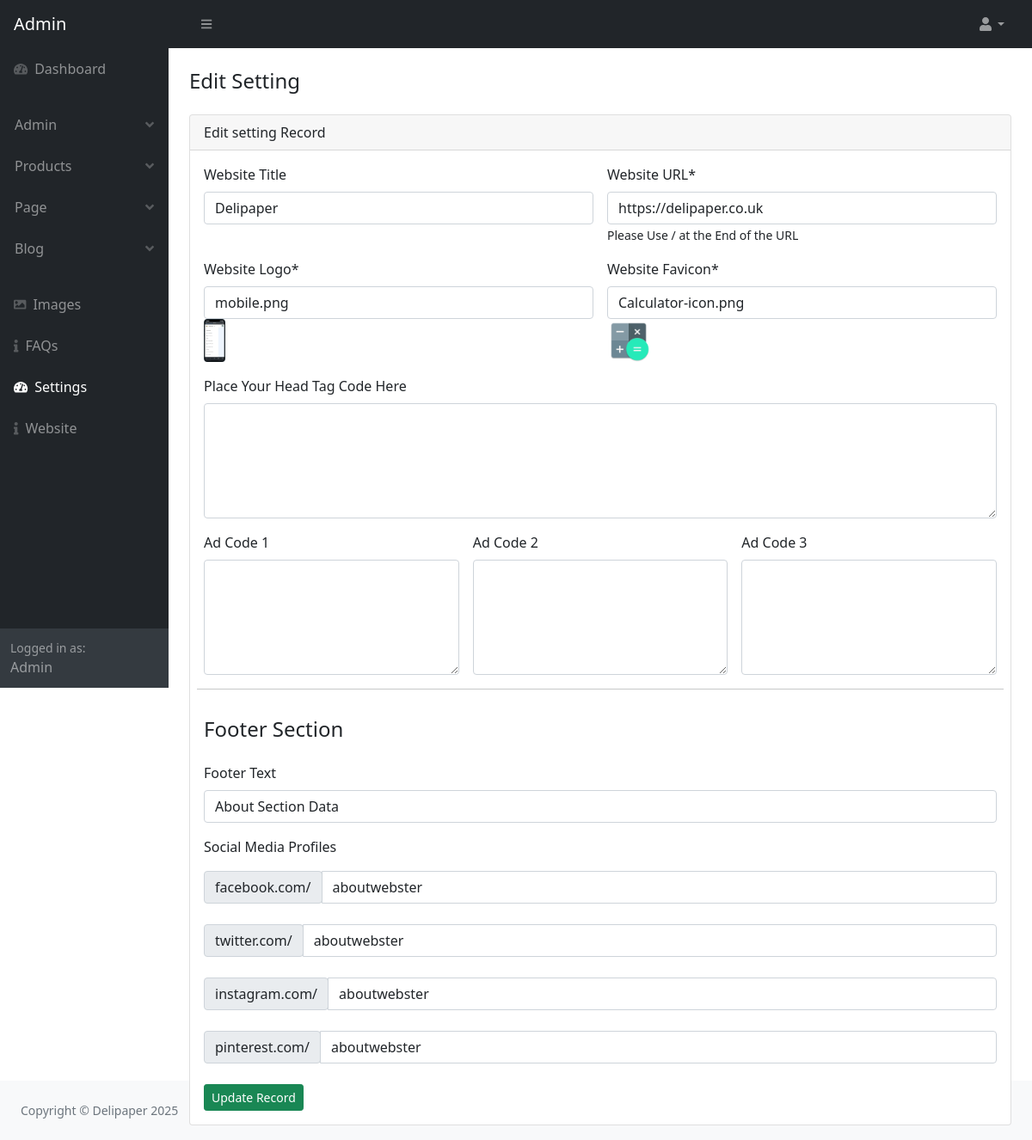
The app's page /admin/setting.php (signed in), older data.
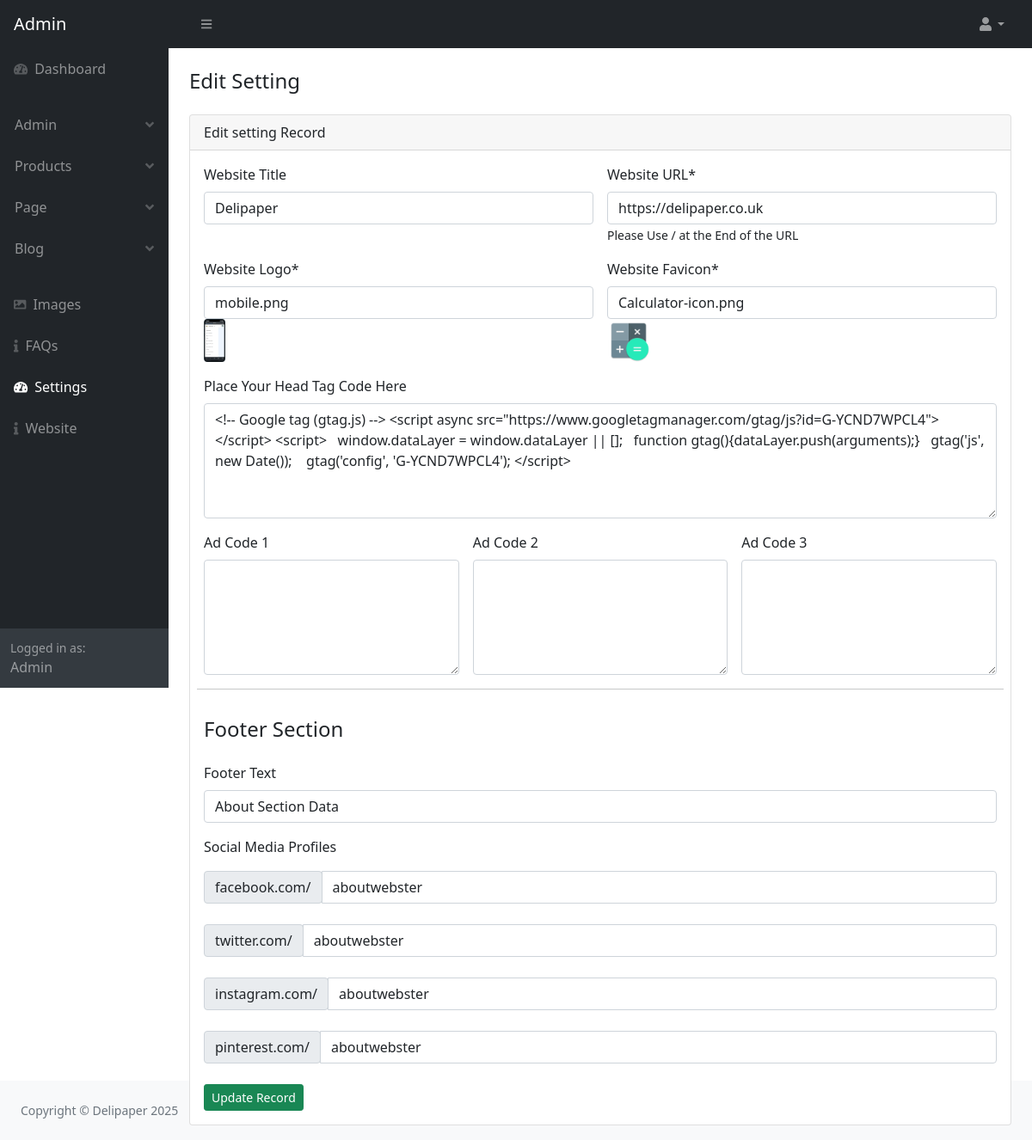
The same page, newer data.
### tables this page shows
CREATE TABLE `setting` (
  `setting_id` int(11) NOT NULL AUTO_INCREMENT,
  `website_title` varchar(500) NOT NULL,
  `website_url` varchar(500) NOT NULL,
  `website_logo` varchar(500) NOT NULL,
  `website_favicon` varchar(500) NOT NULL,
  `website_head_code` text NOT NULL,
  `ad_code_one` text NOT NULL,
  `ad_code_two` text NOT NULL,
  `ad_code_three` text NOT NULL,
  `footer_text` text NOT NULL,
  `facebook` varchar(255) NOT NULL,
  `twitter` varchar(255) NOT NULL,
  `instagram` varchar(25) NOT NULL,
  `pinterest` varchar(255) NOT NULL,
  PRIMARY KEY (`setting_id`)
);

### admin/setting.php (the view, shortened to what this page needs)
<?php
$page = "setting";
require_once('parts/top.php'); ?>
</head>
<body class="sb-nav-fixed">
    <?php require_once('parts/navbar.php'); ?>
    <div id="layoutSidenav">
        <?php require_once('parts/sidebar.php'); ?>
        <div id="layoutSidenav_content">
            <main>
                <div class="main-content-container container-fluid px-4">
                    <div class="page-header ">
                        <div class="col-12 mt-4  mb-4 ">
                            <h4 class="mb-3">Edit Setting</h4>
                        </div>
                    </div>
                    <div class="card mb-1">
                        <div class="card-header">
                            Edit setting Record
                        </div>
                        <div class="card-body">
                            <form class="row g-3" action="" method="post" enctype="multipart/form-data">
                                <div class="col-md-6">
                                    <label class="form-label">Website Title</label>
                                    <input type="text" name="website_title" value="<?php echo $website_title; ?>"
                                        class="form-control" autofocus required />
                                </div>
                                <div class="col-md-6">
                                    <label class="form-label">Website URL*</label>
                                    <input type="url" name="website_url" value="<?php echo $website_url; ?>"
                                        class="form-control" required />
                                    <small>Please Use / at the End of the URL</small>
                                </div>
                                <div class="col-md-6">
                                    <label class="form-label">Website Logo*</label>
                                    <input type="text" name="website_logo" value="<?php echo $website_logo; ?>"
                                        class="form-control">
                                    <img src="assets/img/<?php echo $website_logo; ?>" height="50px">
                                </div>
                                <div class="col-md-6">
                                    <label class="form-label">Website Favicon*</label>
                                    <input type="text" name="website_favicon" value="<?php echo $website_favicon; ?>"
                                        class="form-control">
                                    <img src="assets/img/<?php echo $website_favicon; ?>" height="50px">
                                </div>
                                <div class="col-md-12">
                                    <label class="form-label">Place Your Head Tag Code Here</label>
                                    <textarea id="" rows="5" name="website_head_code"
                                        class="form-control"><?php echo $website_head_code; ?></textarea>
                                </div>
                                <br>
                                <div class="col-md-4">
                                    <label class="form-label">Ad Code 1</label>
                                    <textarea id="" rows="5" name="ad_code_one"
                                        class="form-control"><?php echo $ad_code_one; ?></textarea>
                                </div>
                                <div class="col-md-4">
                                    <label class="form-label">Ad Code 2</label>
                                    <textarea id="" rows="5" name="ad_code_two"
                                        class="form-control"><?php echo $ad_code_two; ?></textarea>
                                </div>
                                <div class="col-md-4">
                                    <label class="form-label">Ad Code 3</label>
                                    <textarea id="" rows="5" name="ad_code_three"
                                        class="form-control"><?php echo $ad_code_three; ?></textarea>
                                </div>
                                <hr>
                                <h4>Footer Section</h4>
                                <div class="col-md-12">
                                    <label class="form-label">Footer Text</label>
                                    <input type="text" name="footer_text" value="<?php echo $footer_text; ?>"
                                        class="form-control" required />
                                </div>
                                <label for="basic-url">Social Media Profiles</label>
                                <div class="input-group mb-2">
                                    <div class="input-group-prepend">
                                        <span class="input-group-text" id="basic-addon3">facebook.com/</span>
                                    </div>
                                    <input type="text" class="form-control" value="<?php echo $facebook; ?>"
                                        name="facebook" id="basic-url" aria-describedby="basic-addon3">
                                </div>
                                <div class="input-group mb-2">
                                    <div class="input-group-prepend">
                                        <span class="input-group-text" id="basic-addon3">twitter.com/</span>
                                    </div>
                                    <input type="text" class="form-control" value="<?php echo $twitter; ?>"
                                        name="twitter" id="basic-url" aria-describedby="basic-addon3">
                                </div>
                                <div class="input-group mb-2">
                                    <div class="input-group-prepend">
                                        <span class="input-group-text" id="basic-addon3">instagram.com/</span>
                                    </div>
                                    <input type="text" class="form-control" value="<?php echo $instagram; ?>"
                                        name="instagram" id="basic-url" aria-describedby="basic-addon3">
                                </div>
                                <div class="input-group mb-2">
                                    <div class="input-group-prepend">
                                        <span class="input-group-text" id="basic-addon3">pinterest.com/</span>
                                    </div>
                                    <input type="text" class="form-control" value="<?php echo $pinterest; ?>"
                                        name="pinterest" id="basic-url" aria-describedby="basic-addon3">
                                </div>
                                <br>
                                <div class="col-md-12">
                                    <input type="submit" name="insert_btn" class="btn btn-sm btn-success"
                                        value="Update Record" />
                                </div>
                            </form>
                        </div>
                    </div>
                </div>
        </div>
    </div>
    <?php require_once('parts/footer.php'); ?>
</body>
</html>

### admin/parts/top.php (shortened to what this page needs)
<?php
require_once('parts/db.php');
	if(!isset($_SESSION['admin_email'])){
		echo "<script>window.open('login.php','_self');</script>";
	}else{
		$admin_email = $_SESSION['admin_email'];
		  $select_admin = "SELECT * FROM admin WHERE admin_email='$admin_email' ";
                    $run_admin = mysqli_query($conn,$select_admin);
                    $row_admin = mysqli_fetch_array($run_admin);
						$admin_name = $row_admin['admin_name'];
						$admin_role = $row_admin['admin_role'];
	}
				$select_setting = "SELECT * FROM setting ";
				$run_setting = mysqli_query($conn,$select_setting);
				$row_setting = mysqli_fetch_array($run_setting);
					$website_title = $row_setting['website_title'];
					$website_url = $row_setting['website_url'];
					$website_logo = $row_setting['website_logo'];
					$website_favicon = $row_setting['website_favicon'];
					$website_head_code = $row_setting['website_head_code'];
					$footer_text = $row_setting['footer_text'];
					$facebook = $row_setting['facebook'];
					$twitter = $row_setting['twitter'];
					$instagram = $row_setting['instagram'];
					$pinterest = $row_setting['pinterest'];
?>
<!DOCTYPE html>
<html lang="en">
<head>
    <link href="https://cdn.jsdelivr.net/npm/simple-datatables@latest/dist/style.css" rel="stylesheet" />
    <link href="css/styles.css" rel="stylesheet" />

### admin/parts/navbar.php (shortened to what this page needs)
<nav class="sb-topnav navbar navbar-expand navbar-dark bg-dark">
    <a class="navbar-brand ps-3" href="index.php">Admin</a>
    <button class="btn btn-link btn-sm order-1 order-lg-0 me-4 me-lg-0" id="sidebarToggle" href="#!"><i
            class="fas fa-bars"></i></button>
    <ul class="navbar-nav ms-auto ms-md-0 me-3 me-lg-4">
        <li class="nav-item dropdown">
            <a class="nav-link dropdown-toggle" id="navbarDropdown" href="#" role="button" data-bs-toggle="dropdown"
                aria-expanded="false"><i class="fas fa-user fa-fw"></i></a>
        </li>
    </ul>
</nav>

### admin/parts/sidebar.php (shortened to what this page needs)
<div id="layoutSidenav_nav">
    <nav class="sb-sidenav accordion sb-sidenav-dark" id="sidenavAccordion">
        <div class="sb-sidenav-menu">
            <div class="nav">
                <?php
                       if ($admin_role == "admin") {
                       ?>
                <a class="nav-link" href="index.php">
                    <div class="sb-nav-link-icon"><i class="fas fa-tachometer-alt"></i></div>
                    Dashboard
                </a>
                <?php }?>
                <ul class="navbar-nav p-3 btn ">
                    <?php
                       if ($admin_role == "admin") {
                       ?>
                    <li class="nav-item  dropdown">
                        <a class="nav-link <?php if ($page == "admin") {
                                                   echo "active";
                                               } ?> dropdown " id="navbarDropdown" href="#" role="button"
                            data-bs-toggle="dropdown" aria-expanded="false">Admin<div
                                class="sb-sidenav-collapse-arrow"><i class="fas fa-angle-down"></i></div></a>
                    </li>
                    <li class="nav-item dropdown">
                        <a class="nav-link <?php if ($page == "product") {
                                                   echo "active";
                                               } ?> dropdown " id="navbarDropdown" href="#" role="button"
                            data-bs-toggle="dropdown" aria-expanded="false">Products<div
                                class="sb-sidenav-collapse-arrow"><i class="fas fa-angle-down"></i></div></a>
                    </li>
                    <li class="nav-item dropdown">
                        <a class="nav-link <?php if ($page == "page") {
                                                   echo "active";
                                               } ?> dropdown " id="navbarDropdown" href="#" role="button"
                            data-bs-toggle="dropdown" aria-expanded="false">Page<div
                                class="sb-sidenav-collapse-arrow"><i class="fas fa-angle-down"></i></div></a>
                    </li>
                    <?php } ?>
                    <li class="nav-item dropdown">
                        <a class="nav-link <?php if ($page == "post") {
                                               echo "active";
                                           } ?> dropdown" id="navbarDropdown" href="#" role="button"
                            data-bs-toggle="dropdown" aria-expanded="false">Blog<div
                                class="sb-sidenav-collapse-arrow"><i class="fas fa-angle-down"></i></div></a>
                    </li>
                </ul>
                <a class="nav-link <?php if ($page == "image") {
                                       echo "active";
                                   } ?>" href="image_add.php">
                    <div class="sb-nav-link-icon"><i class="fas fa-image"></i></div>
                    Images
                </a>
                <?php
                   if ($admin_role == "admin") {
                   ?>
                <a class="nav-link <?php if ($page == "faq") {
                                           echo "active";
                                       } ?>" href="faq.php">
                    <div class="sb-nav-link-icon"><i class="fas fa-info"></i></div>
                    FAQs
                </a>
                <a class="nav-link <?php if ($page == "setting") {
                                           echo "active";
                                       } ?>" href="setting.php">
                    <div class="sb-nav-link-icon"><i class="fas fa-tachometer-alt"></i></div>
                    Settings
                </a>
                <a class="nav-link" href="../index.php">
                    <div class="sb-nav-link-icon"><i class="fas fa-info"></i></div>
                    Website
                </a>
                <?php } ?>
            </div>
        </div>
        <div class="sb-sidenav-footer">
            <div class="small">Logged in as:</div>
            <?php echo ucfirst($admin_name); ?>
        </div>
    </nav>
</div>

### admin/parts/footer.php
<footer class="py-4 bg-light mt-auto">
    <div class="container-fluid px-4">
        <div class="d-flex align-items-center justify-content-between small">
            <div class="text-muted">Copyright &copy; <?php echo $website_title; ?> <?php echo  date("Y"); ?></div>
        </div>
    </div>
</footer>

Row changes from the older to the newer data that the page shows:
changed setting "Delipaper": website_head_code (not shown) → "<!-- Google tag (gtag.js) --> <script async src=\"https://www.googletagmanager.com/gtag/js?id=G-YCND7WPCL4\"></script> <script> window.dataLayer = window.dataLayer || []; function gtag(){dataLayer.push(arguments);} gtag('js', new Date()); gtag('config', 'G-YCND7WPCL4'); </script>"
